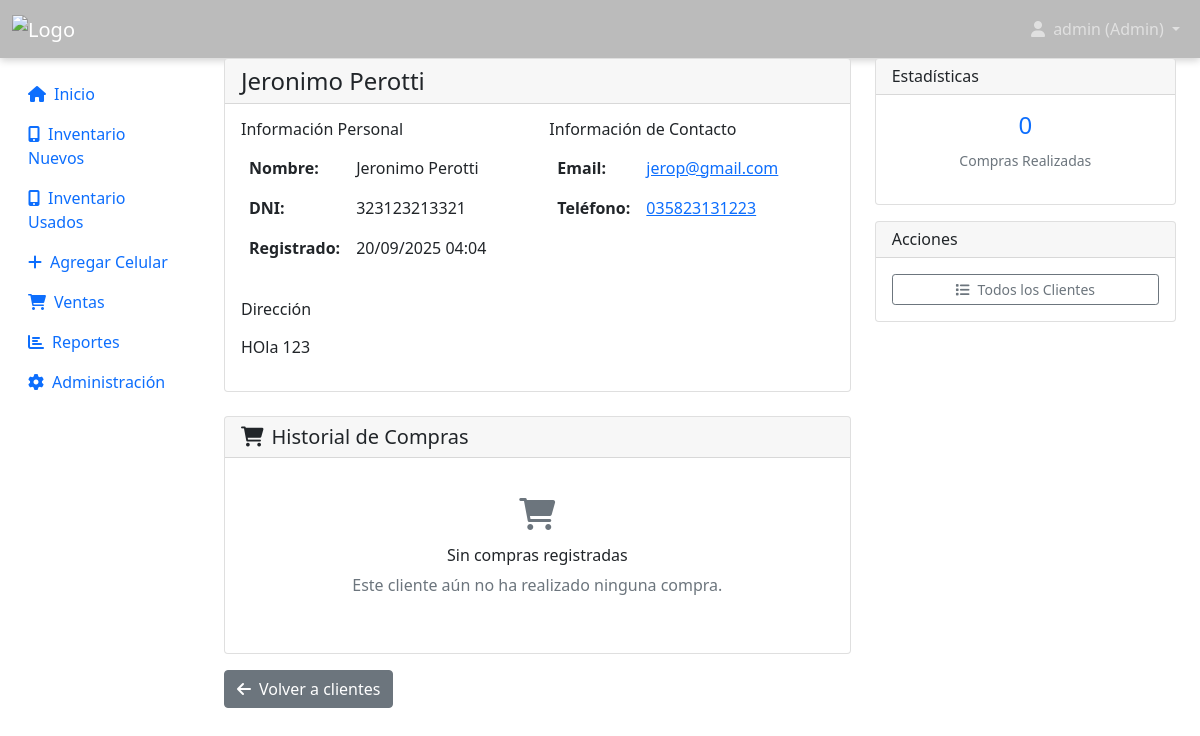
/customers/4/ (signed in), run on the app's committed database.
### inventory/models.py (models this page shows, shortened)
class CustomUser(AbstractUser):
    ROLE_CHOICES = [
        ('admin', 'Administrador'),
        ('employee', 'Empleado'),
    ]
    role = models.CharField(
        max_length=10,
        choices=ROLE_CHOICES,
        default='employee',
        verbose_name='Rol'
    )
    phone = models.CharField(
        max_length=20,
        blank=True,
        verbose_name='Teléfono'
    )
    created_at = models.DateTimeField(
        auto_now_add=True,
        verbose_name='Fecha de creación'
    )
    is_active_employee = models.BooleanField(
        default=True,
        verbose_name='Empleado activo'
    )
    class Meta:
        verbose_name = 'Usuario'
        verbose_name_plural = 'Usuarios'

class Customer(models.Model):
    name = models.CharField(
        max_length=100,
        verbose_name='Nombre completo'
    )
    email = models.EmailField(
        blank=True,
        verbose_name='Email'
    )
    phone = models.CharField(
        max_length=20,
        blank=True,
        verbose_name='Teléfono'
    )
    address = models.TextField(
        blank=True,
        verbose_name='Dirección'
    )
    dni = models.CharField(
        max_length=20,
        blank=True,
        verbose_name='DNI/Documento'
    )
    created_at = models.DateTimeField(
        auto_now_add=True,
        verbose_name='Fecha de registro'
    )
    class Meta:
        verbose_name = 'Cliente'
        verbose_name_plural = 'Clientes'
        ordering = ['name']

### inventory/views.py (the view)
# urls.py: path('customers/<int:customer_id>/', views.customer_detail, name='customer_detail'),
@login_required
def customer_detail(request, customer_id):
    customer = get_object_or_404(Customer, id=customer_id)
    sales = customer.sale_set.select_related('phone__model__brand').order_by('-sale_date')
    return render(request, 'inventory/customer_detail.html', {
        'customer': customer,
        'sales': sales
    })

### inventory/context_processors.py (called while the page is built)
def user_info(request):
    context = {}
    if request.user.is_authenticated:
        context['user_role'] = 'admin' if request.user.is_staff else 'empleado'
        context['user_full_name'] = request.user.get_full_name() or request.user.username
    return context

### templates/inventory/customer_detail.html (shortened to what this page needs)
{% extends 'base.html' %}
{% block content %}
<div class="row">
    <div class="col-md-8">
        <div class="card">
            <div class="card-header">
                <h4 class="card-title mb-0">{{ customer.name }}</h4>
            </div>
            <div class="card-body">
                <div class="row">
                    <div class="col-md-6">
                        <h6>Información Personal</h6>
                        <table class="table table-borderless">
                            <tr>
                                <th width="30%">Nombre:</th>
                                <td>{{ customer.name }}</td>
                            </tr>
                            {% if customer.dni %}
                            <tr>
                                <th>DNI:</th>
                                <td>{{ customer.dni }}</td>
                            </tr>
                            {% endif %}
                            <tr>
                                <th>Registrado:</th>
                                <td>{{ customer.created_at|date:"d/m/Y H:i" }}</td>
                            </tr>
                        </table>
                    </div>
                    <div class="col-md-6">
                        <h6>Información de Contacto</h6>
                        <table class="table table-borderless">
                            {% if customer.email %}
                            <tr>
                                <th width="30%">Email:</th>
                                <td>
                                    <a href="mailto:{{ customer.email }}">{{ customer.email }}</a>
                                </td>
                            </tr>
                            {% endif %}
                            {% if customer.phone %}
                            <tr>
                                <th>Teléfono:</th>
                                <td>
                                    <a href="tel:{{ customer.phone }}">{{ customer.phone }}</a>
                                </td>
                            </tr>
                            {% endif %}
                        </table>
                    </div>
                </div>
                {% if customer.address %}
                    <div class="mt-3">
                        <h6>Dirección</h6>
                        <p class="text-muted">{{ customer.address|linebreaks }}</p>
                    </div>
                {% endif %}
            </div>
        </div>
        <div class="card mt-4">
            <div class="card-header">
                <h5 class="card-title mb-0">
                    <i class="fas fa-shopping-cart me-2"></i>Historial de Compras
                </h5>
            </div>
            <div class="card-body">
                {% if sales %}
                    <div class="table-responsive">
                        <table class="table table-hover">
                            <thead>
                                <tr>
                                    <th>Fecha</th>
                                    <th>Celular</th>
                                    <th>Precio</th>
                                    <th>Estado</th>
                                    <th>Acciones</th>
                                </tr>
                            </thead>
                            <tbody>
                                {% for sale in sales %}
                                    <tr>
                                        <td>{{ sale.sale_date|date:"d/m/Y" }}</td>
                                        <td>
                                            <strong>{{ sale.phone.model.brand.name }}</strong><br>
                                            {{ sale.phone.model.name }}
                                            <br><small class="text-muted">IMEI: {{ sale.phone.imei }}</small>
                                        </td>
                                        <td>
                                            <strong>${{ sale.sale_price }}</strong>
                                            {% if sale.has_trade_in %}
                                                <br><small class="text-muted">Con parte de pago</small>
                                            {% endif %}
                                        </td>
                                        <td>
                                            {% if sale.is_picked_up %}
                                                <span class="badge bg-success">Retirado</span>
                                            {% else %}
                                                <span class="badge bg-warning">Pendiente</span>
                                            {% endif %}
                                        </td>
                                        <td>
                                            <a href="{% url 'sale_detail' sale.id %}" class="btn btn-outline-primary btn-sm" title="Ver detalle">
                                                <i class="fas fa-eye"></i>
                                            </a>
                                        </td>
                                    </tr>
                                {% endfor %}
                            </tbody>
                        </table>
                    </div>
                    <div class="row mt-3">
                        <div class="col-md-4">
                            <div class="text-center">
                                <h5 class="text-primary">{{ sales.count }}</h5>
                                <small class="text-muted">Total Compras</small>
                            </div>
                        </div>
                        <div class="col-md-4">
                            <div class="text-center">
                                <h5 class="text-success">${{ sales|length|floatformat:2 }}</h5>
                                <small class="text-muted">Total Gastado</small>
                            </div>
                        </div>
                        <div class="col-md-4">
                            <div class="text-center">
                                <h5 class="text-info">{{ sales.first.sale_date|date:"M Y" }}</h5>
                                <small class="text-muted">Primera Compra</small>
                            </div>
                        </div>
                    </div>
                {% else %}
                    <div class="text-center py-4">
                        <i class="fas fa-shopping-cart fa-2x text-muted mb-3"></i>
                        <h6>Sin compras registradas</h6>
                        <p class="text-muted">Este cliente aún no ha realizado ninguna compra.</p>
                    </div>
                {% endif %}
            </div>
        </div>
    </div>
    <div class="col-md-4">
        <div class="card">
            <div class="card-header">
                <h6 class="card-title mb-0">Estadísticas</h6>
            </div>
            <div class="card-body">
                <div class="row text-center">
                    <div class="col-12 mb-3">
                        <h4 class="text-primary">{{ sales.count }}</h4>
                        <small class="text-muted">Compras Realizadas</small>
                    </div>
                </div>
            </div>
        </div>
        <div class="card mt-3">
            <div class="card-header">
                <h6 class="card-title mb-0">Acciones</h6>
            </div>
            <div class="card-body">
                <div class="d-grid gap-2">
                    <a href="{% url 'customer_list' %}" class="btn btn-outline-secondary btn-sm">
                        <i class="fas fa-list me-2"></i>Todos los Clientes
                    </a>
                </div>
            </div>
        </div>
    </div>
</div>
<div class="mt-3">
    <a href="{% url 'customer_list' %}" class="btn btn-secondary">
        <i class="fas fa-arrow-left me-2"></i>Volver a clientes
    </a>
</div>
{% endblock %}

### templates/base.html (shortened to what this page needs)
<!DOCTYPE html>
{% load static %}
<html lang="es">
<head>
    <link href="https://cdn.jsdelivr.net/npm/bootstrap@5.1.3/dist/css/bootstrap.min.css" rel="stylesheet">
    <link href="https://cdnjs.cloudflare.com/ajax/libs/font-awesome/6.0.0/css/all.min.css" rel="stylesheet">
</head>
<body>
    <nav class="navbar navbar-expand-lg navbar-dark ">
        <div class="container-fluid">
            <a class="navbar-brand" href="{% url 'home' %}">
                <img src="https://acdn-us.mitiendanube.com/stores/002/539/038/themes/common/logo-1341894934-1726837379-e23a0b1e53bf6839560f660e9b32195b1726837379-480-0.webp" alt="Logo" style="height:40px;vertical-align:middle;">
            </a>
            {% if user.is_authenticated %}
                <div class="navbar-nav ms-auto">
                    <div class="nav-item dropdown">
                        <a class="nav-link dropdown-toggle" href="#" role="button" data-bs-toggle="dropdown">
                            <i class="fas fa-user me-1"></i>
                            {{ user_full_name }} ({{ user_role|title }})
                        </a>
                    </div>
                </div>
            {% endif %}
        </div>
    </nav>
    <div class="container-fluid">
        <div class="row">
            {% if user.is_authenticated %}
                <nav class="col-md-3 col-lg-2 d-md-block sidebar collapse">
                    <div class="position-sticky pt-3">
                        <ul class="nav flex-column">
                            {% if user.role != 'employee' %}
                                <li class="nav-item">
                                    <a class="nav-link" href="{% url 'home' %}">
                                        <i class="fas fa-home me-2"></i>Inicio
                                    </a>
                                </li>
                            {% endif %}
                            <li class="nav-item">
                                <a class="nav-link" href="{% url 'inventory_new_list' %}">
                                    <i class="fas fa-mobile-alt me-2"></i>Inventario Nuevos
                                </a>
                            </li>
                            <li class="nav-item">
                                <a class="nav-link" href="{% url 'inventory_used_list' %}">
                                    <i class="fas fa-mobile-alt me-2"></i>Inventario Usados
                                </a>
                            </li>
                            {% if user.role != 'employee' %}
                                <li class="nav-item">
                                    <a class="nav-link" href="{% url 'add_phone' %}">
                                        <i class="fas fa-plus me-2"></i>Agregar Celular
                                    </a>
                                </li>
                                <li class="nav-item">
                                    <a class="nav-link" href="{% url 'sales_list' %}">
                                        <i class="fas fa-shopping-cart me-2"></i>Ventas
                                    </a>
                                </li>
                            {% endif %}
                            {% if user.is_staff %}
                                <li class="nav-item">
                                    <a class="nav-link" href="{% url 'reports' %}">
                                        <i class="fas fa-chart-bar me-2"></i>Reportes
                                    </a>
                                </li>
                                <li class="nav-item">
                                    <a class="nav-link" href="/admin/">
                                        <i class="fas fa-cog me-2"></i>Administración
                                    </a>
                                </li>
                            {% endif %}
                        </ul>
                    </div>
                </nav>
                <main class="col-md-9 ms-sm-auto col-lg-10 px-md-4 main-content">
            {% else %}
                <main class="col-12 main-content">
            {% endif %}
                {% block content %}
                {% endblock %}
            </main>
        </div>
    </div>
</body>
</html>

### templates/base.html (style rules this page uses)
.navbar { background: #36363656 !important; box-shadow: 0 2px 8px rgba(0,0,0,0.2); }

### data on the page
CustomUser: username "admin"
Customer: name "Jeronimo Perotti", dni "323123213321", created_at "20/09/2025 04:04", email "jerop@gmail.com", phone "035823131223", address "HOla 123"

### other printed values
{{ user_role|title }} "Admin"
{{ sales.count }} "0"
